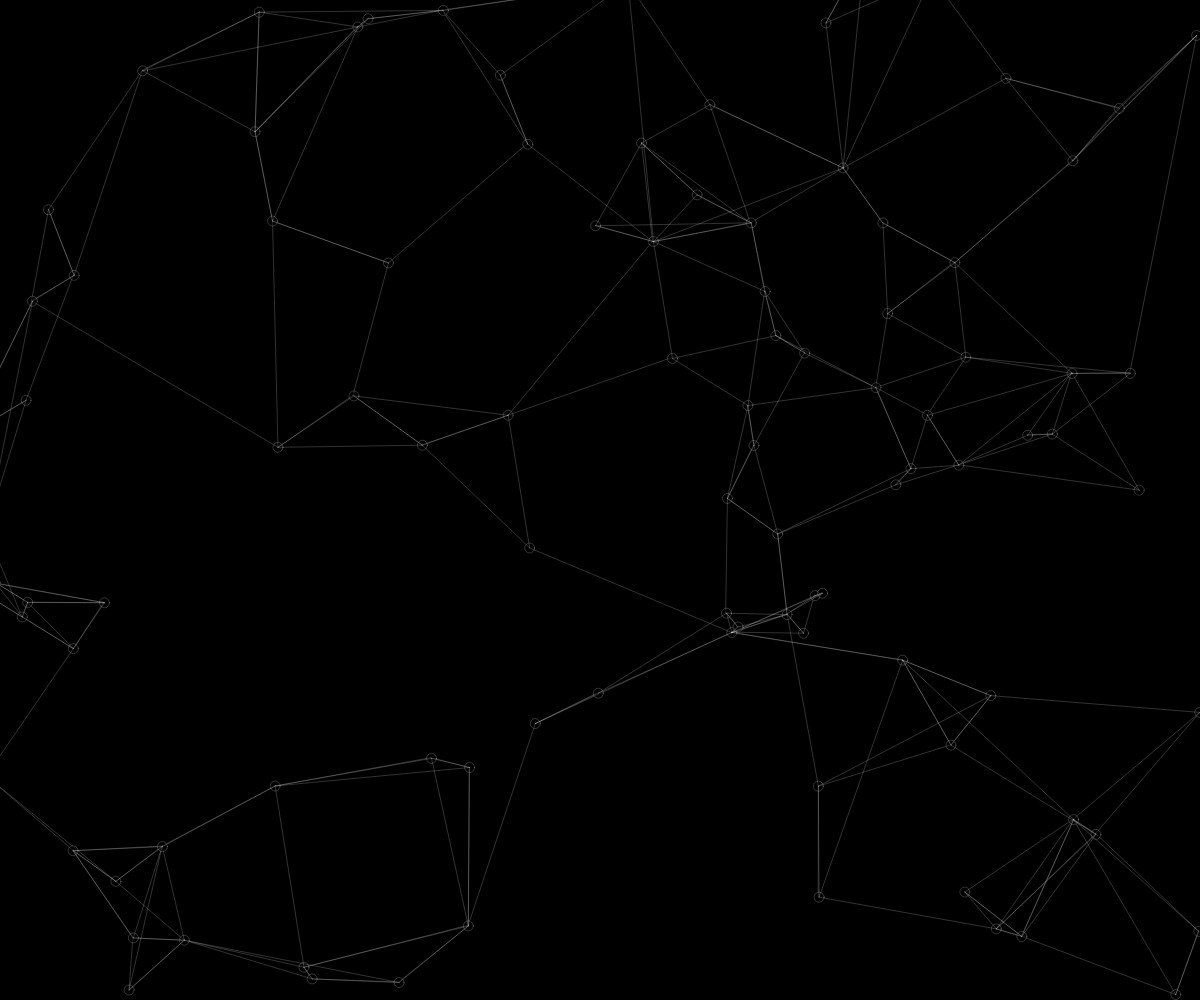
Frame 1 (no input)
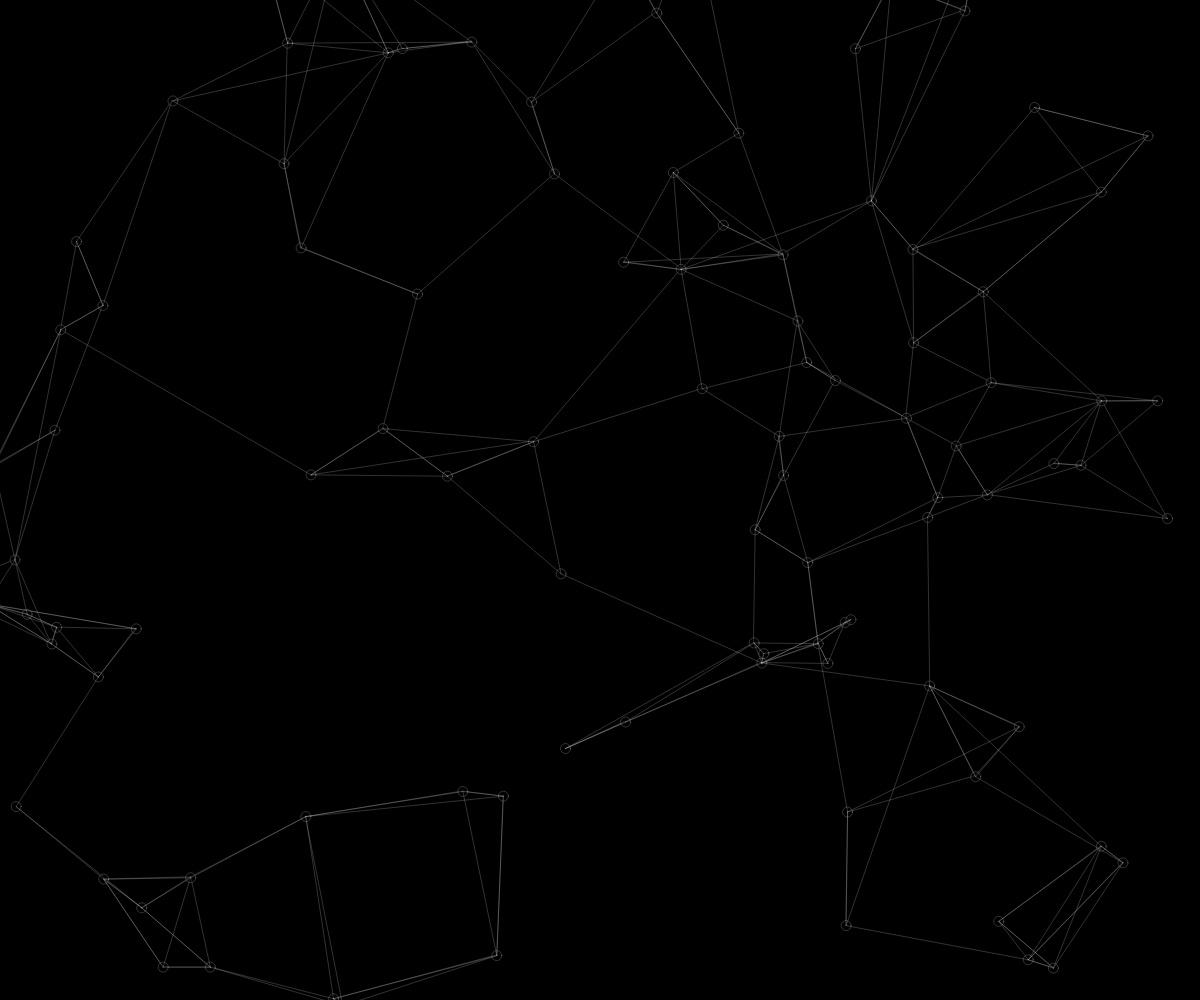
Frame 60 (no input)
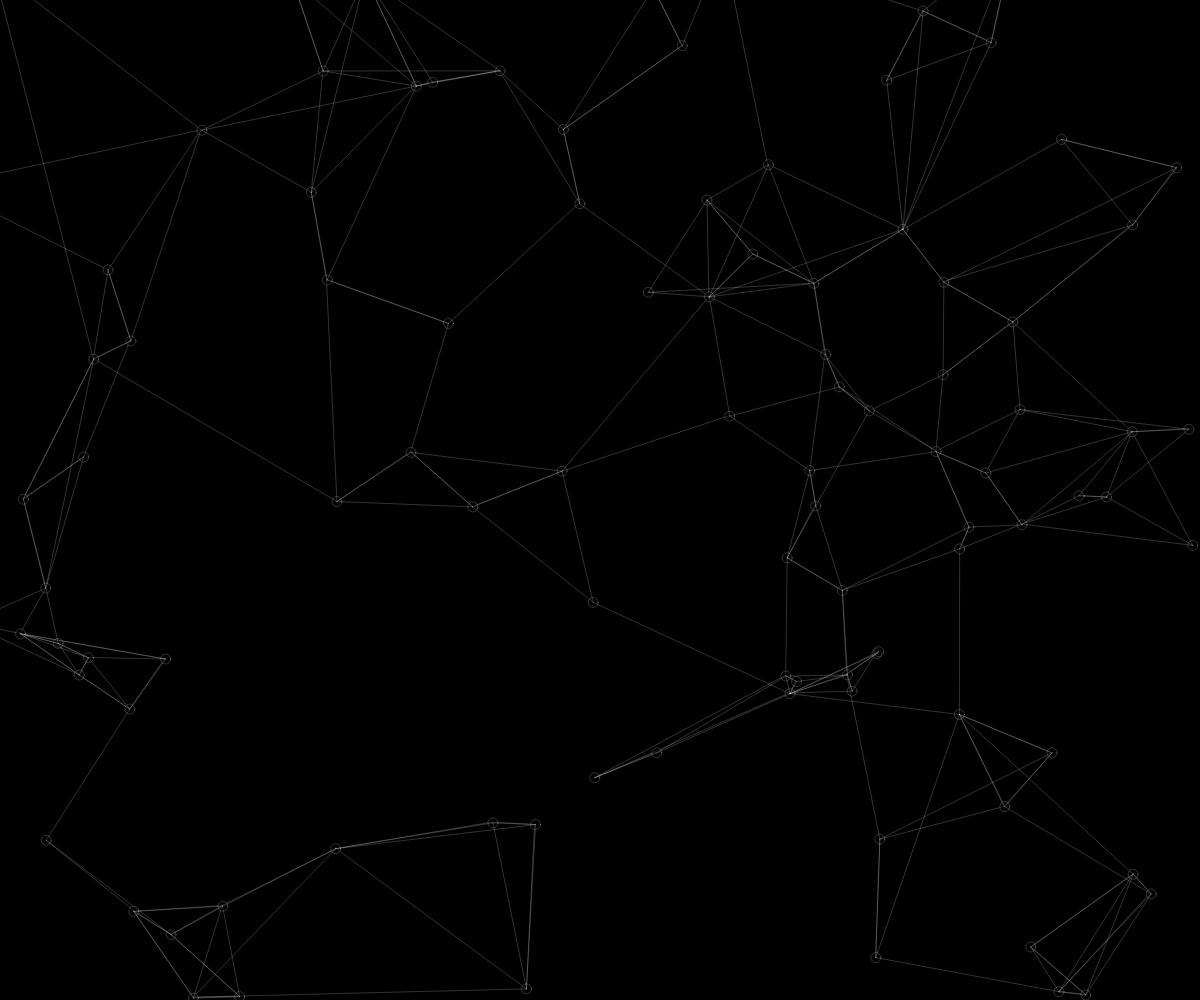
Frame 120 (the mouse pressed at the canvas centre since frame 60)

The p5.js sketch that drew these frames (run headless with seeded random() and noise() and a simulated clock; from frame 60 on, the mouse is pressed at the canvas centre):

// p5.js sketch
// ── sketch.js
var bubbles = [];

function setup() {

  createCanvas(windowWidth,windowHeight);
  for (var i = 0; i < 100; i++) {
    bubbles[i] = new Bubble();
  }

}

function draw() {
  background(0);
  for (var i = 0; i < bubbles.length; i++) {
    bubbles[i].display(i,3);

  }

}

function Bubble() {
  this.x = random(-50, width);
  this.y = random(-50, height);
  this.ddx = [];
  this.ddy = [];

  this.checkdst = function() {


  }
  
  this.display = function(k,krakovi) {
    for (i=0; i<krakovi; i++) {
      this.ddx[i]=width*3;
      this.ddy[i]=height*3;
    }
    this.x = this.x + random(0, 1);
    this.y = this.y + random(0, 1);
    if (this.x>(width+10) || this.y>(height+10)){
      if(k%2 == 0) {
        this.x=random(-50,width-50);
        this.y=random(-100,-50);
      } else {
        this.y=random(-50,height-50);
        this.x=random(-100,-50);
      }
    }

    stroke(255,255,255,50);

    fill(0,0,0,100);
    ellipse(this.x, this.y, 10, 10);
    
    
    for (i = 0; i < bubbles.length; i++) {
        if ((dist(bubbles[i].x,bubbles[i].y,this.x,this.y) > 0) && (dist(bubbles[i].x,bubbles[i].y,this.x,this.y) < dist(this.x,this.y,this.ddx[i%krakovi],this.ddy[i%krakovi]))) {
          this.ddx[i%krakovi]=bubbles[i].x;
          this.ddy[i%krakovi]=bubbles[i].y;
      }

    }
    for (i=0; i < this.ddx.length; i++) {
      line(this.x, this.y, this.ddx[i], this.ddy[i]);
    }
    
  }

}
